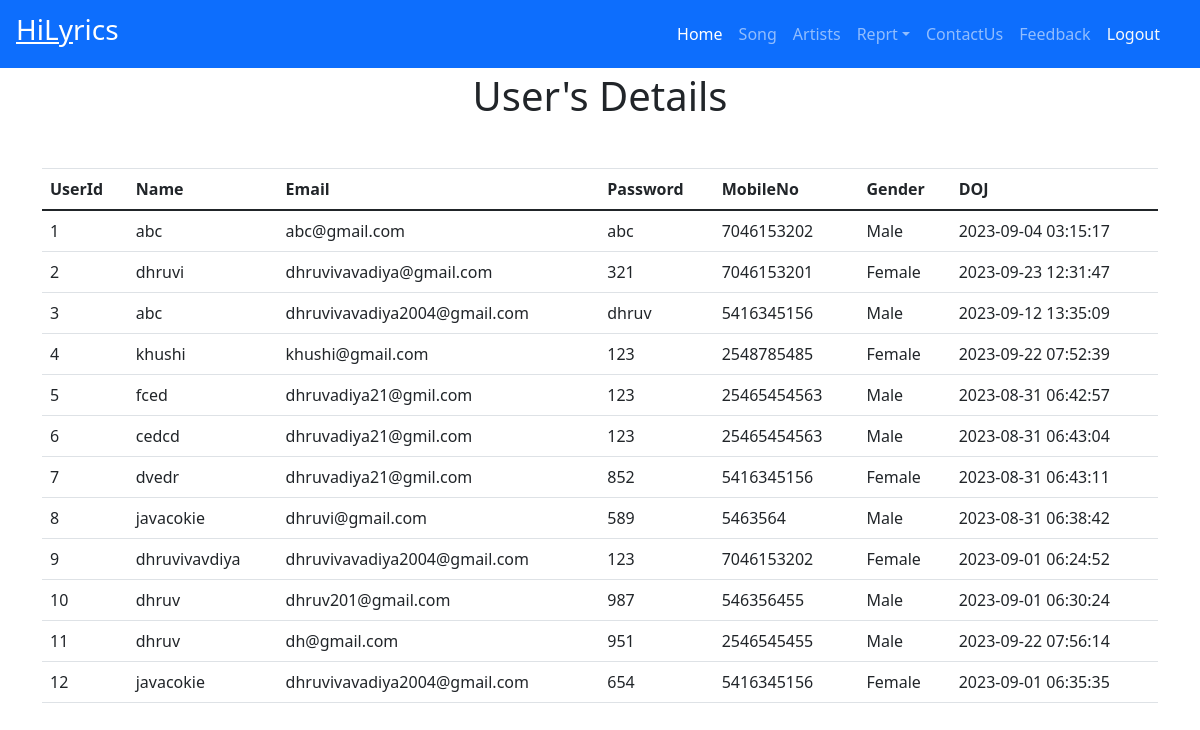
The app's page /admin/View_User.php (signed in) with its own data.
### tables this page shows
CREATE TABLE `user` (
  `uid` int(11) NOT NULL,
  `unm` varchar(30) NOT NULL,
  `email` varchar(30) NOT NULL,
  `pwd` varchar(30) NOT NULL,
  `mno` varchar(12) NOT NULL,
  `gender` varchar(30) NOT NULL,
  `doj` timestamp NULL DEFAULT current_timestamp() ON UPDATE current_timestamp()
);

### admin/View_User.php (the view, shortened to what this page needs)
<?php
include('../head_tag.php');
include('../conn.php');
include("Nav.php");
    $q="select * from user";
    $result=mysqli_query($conn,$q) or die("Query Failed!!!");
    if(mysqli_num_rows($result)>0){
        echo "<div class='container mt-5'>
                    <h1 class='text-center mt-5'>User's Details</h1>
                    <table  class='table mt-5 '>";
           echo "<thead><tr>
                <th>UserId</th>
                <th>Name</th>
                <th>Email</th>
                <th>Password</th>
                <th>MobileNo</th>
                <th>Gender</th>
                <th>DOJ</th>
                </tr></thead> <tbody>";
            while($r=mysqli_fetch_array($result)){
                    echo "<tr>
                        <td>$r[0]</td>
                        <td>$r[1]</td>
                        <td>$r[2]</td>
                        <td>$r[3]</td>
                        <td>$r[4]</td>
                        <td>$r[5]</td>
                        <td>$r[6]</td>
                        </tr>";
            }
            echo " </tbody></table></div>";
    }
?>

### records on screen
user: uid "1", unm "abc", email "abc@gmail.com", pwd "abc", mno "7046153202", gender "Male", doj "2023-09-04 03:15:17"
user: uid "2", unm "dhruvi", email "dhruvivavadiya@gmail.com", pwd "321", mno "7046153201", gender "Female", doj "2023-09-23 12:31:47"
user: uid "3", unm "abc", email "dhruvivavadiya2004@gmail.com", pwd "dhruv", mno "5416345156", gender "Male", doj "2023-09-12 13:35:09"
user: uid "4", unm "khushi", email "khushi@gmail.com", pwd "123", mno "2548785485", gender "Female", doj "2023-09-22 07:52:39"
user: uid "5", unm "fced", email "dhruvadiya21@gmil.com", pwd "123", mno "25465454563", gender "Male", doj "2023-08-31 06:42:57"
user: uid "6", unm "cedcd", email "dhruvadiya21@gmil.com", pwd "123", mno "25465454563", gender "Male", doj "2023-08-31 06:43:04"
user: uid "7", unm "dvedr", email "dhruvadiya21@gmil.com", pwd "852", mno "5416345156", gender "Female", doj "2023-08-31 06:43:11"
user: uid "8", unm "javacokie", email "dhruvi@gmail.com", pwd "589", mno "5463564", gender "Male", doj "2023-08-31 06:38:42"
user: uid "9", unm "dhruvivavdiya", email "dhruvivavadiya2004@gmail.com", pwd "123", mno "7046153202", gender "Female", doj "2023-09-01 06:24:52"
user: uid "10", unm "dhruv", email "dhruv201@gmail.com", pwd "987", mno "546356455", gender "Male", doj "2023-09-01 06:30:24"
user: uid "11", unm "dhruv", email "dh@gmail.com", pwd "951", mno "2546545455", gender "Male", doj "2023-09-22 07:56:14"
user: uid "12", unm "javacokie", email "dhruvivavadiya2004@gmail.com", pwd "654", mno "5416345156", gender "Female", doj "2023-09-01 06:35:35"
